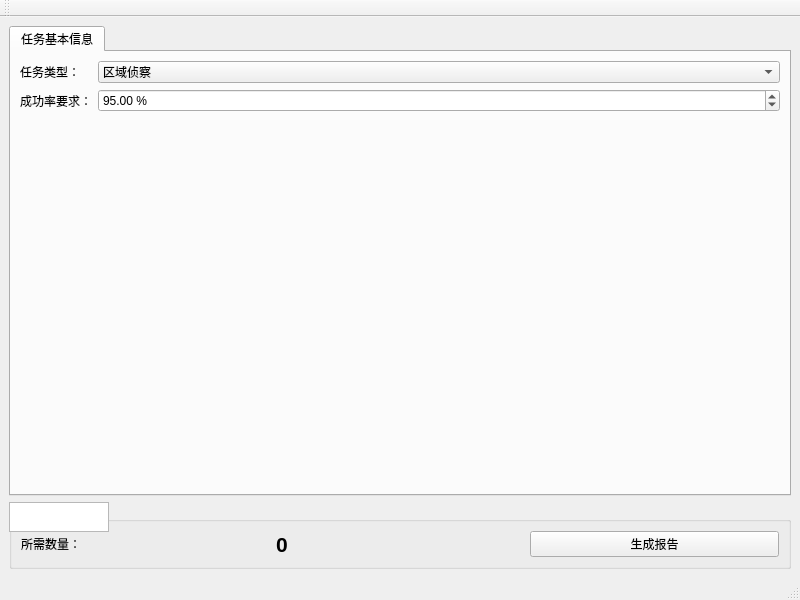
<ui version="4.0">
 <class>ForcePlanningWindow</class>
 <widget class="QMainWindow" name="ForcePlanningWindow">
  <property name="geometry">
   <rect>
    <x>0</x>
    <y>0</y>
    <width>800</width>
    <height>600</height>
   </rect>
  </property>
  <property name="windowTitle">
   <string>兵力需求计算 - JWS-01反辐射无人机</string>
  </property>
  <widget class="QWidget" name="centralwidget">
   <layout class="QVBoxLayout" name="verticalLayout">
    <item>
     <widget class="QTabWidget" name="tabWidget">
      <!-- 任务基本信息页 -->
      <widget class="QWidget" name="tabMission">
       <attribute name="title">
        <string>任务基本信息</string>
       </attribute>
       <layout class="QFormLayout" name="formLayout">
        <item row="0" column="0">
         <widget class="QLabel" name="labelMissionType">
          <property name="text">
           <string>任务类型：</string>
          </property>
         </widget>
        </item>
        <item row="0" column="1">
         <widget class="QComboBox" name="comboMissionType">
          <item>
           <property name="text">
            <string>区域侦察</string>
           </property>
          </item>
          <item>
           <property name="text">
            <string>目标定位</string>
           </property>
          </item>
          <item>
           <property name="text">
            <string>电子干扰</string>
           </property>
          </item>
          <item>
           <property name="text">
            <string>硬杀伤</string>
           </property>
          </item>
          <item>
           <property name="text">
            <string>协同压制(SEAD)</string>
           </property>
          </item>
         </widget>
        </item>
        <item row="1" column="0">
         <widget class="QLabel" name="labelSuccessProb">
          <property name="text">
           <string>成功率要求：</string>
          </property>
         </widget>
        </item>
        <item row="1" column="1">
         <widget class="QDoubleSpinBox" name="spinSuccessProb">
          <property name="suffix">
           <string> %</string>
          </property>
          <property name="maximum">
           <double>100.0</double>
          </property>
          <property name="value">
           <double>95.0</double>
          </property>
         </widget>
        </item>
       </layout>
      </widget>
      <!-- 其他页类似 -->
     </widget>
    </item>
    <item>
     <widget class="QGroupBox" name="groupBoxResult">
      <property name="title">
       <string>计算结果</string>
      </property>
      <layout class="QHBoxLayout" name="horizontalLayout">
       <item>
        <widget class="QLabel" name="labelRequiredCount">
         <property name="text">
          <string>所需数量：</string>
         </property>
        </widget>
       </item>
       <item>
        <widget class="QLabel" name="labelCountValue">
         <property name="font">
          <font>
           <pointsize>16</pointsize>
           <weight>75</weight>
           <bold>true</bold>
          </font>
         </property>
         <property name="text">
          <string>0</string>
         </property>
        </widget>
       </item>
       <item>
        <widget class="QPushButton" name="btnGenerateReport">
         <property name="text">
          <string>生成报告</string>
         </property>
        </widget>
       </item>
      </layout>
      <layout class="QVBoxLayout" name="verticalLayout_2">
       <item>
        <widget class="QLabel" name="labelFormation">
         <property name="text">
          <string>编组方案：</string>
         </property>
        </widget>
       </item>
       <item>
        <widget class="QTextEdit" name="textFormation">
         <property name="readOnly">
          <bool>true</bool>
         </property>
        </widget>
       </item>
       <item>
        <widget class="QLabel" name="labelReasoning">
         <property name="text">
          <string>计算依据：</string>
         </property>
        </widget>
       </item>
       <item>
        <widget class="QTextEdit" name="textReasoning">
         <property name="readOnly">
          <bool>true</bool>
         </property>
        </widget>
       </item>
      </layout>
     </widget>
    </item>
   </layout>
  </widget>
  <widget class="QMenuBar" name="menubar"/>
  <widget class="QToolBar" name="toolBar"/>
  <widget class="QStatusBar" name="statusbar"/>
 </widget>
 <resources/>
 <connections/>
</ui>
